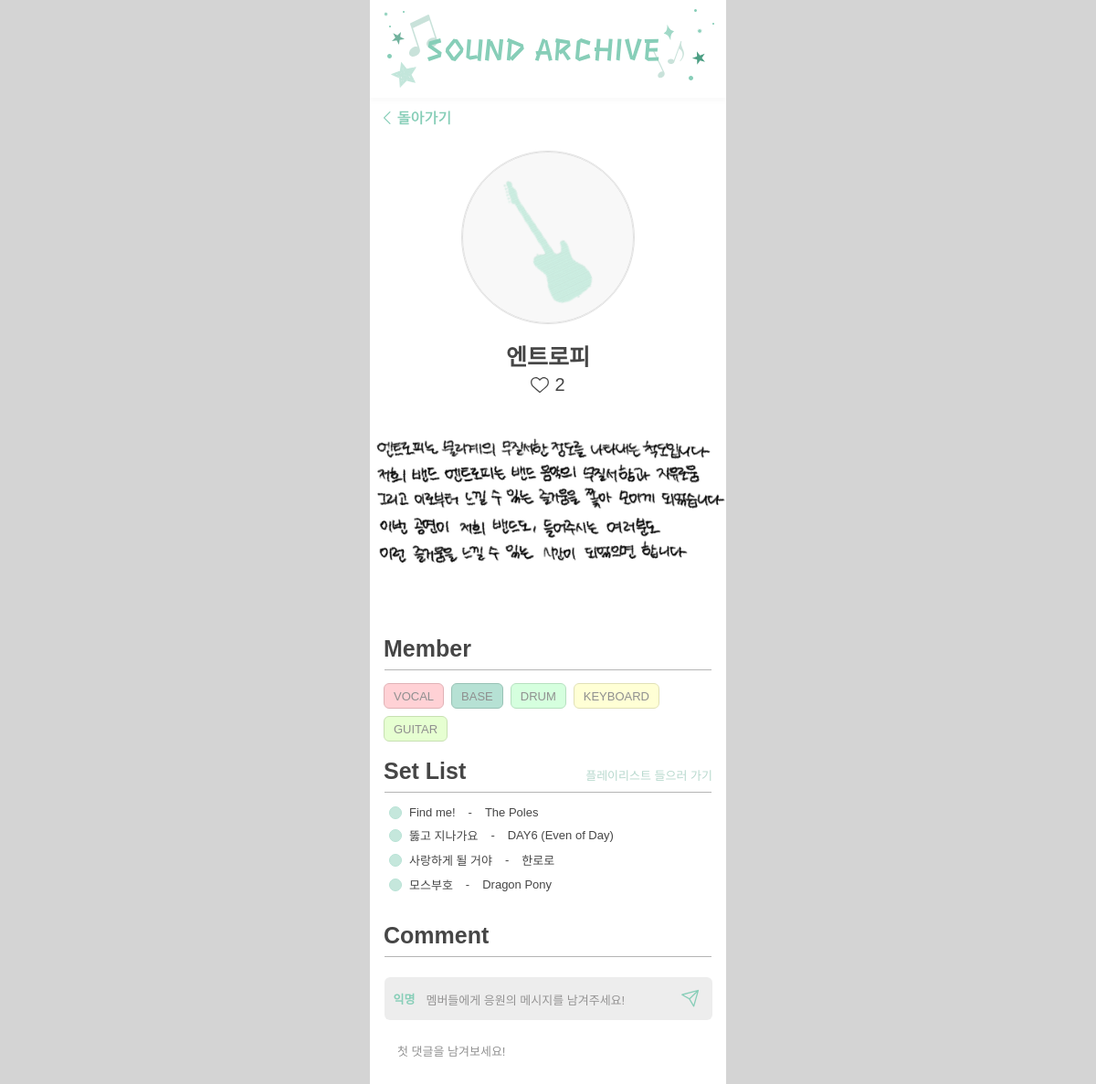
Screenshot of /bands/3/ with the database file from the repository.
### archive/models.py (models this page shows, shortened)
class Band(models.Model):
    PROFILE_IMAGE_CHOICES = [
        ('bands/images/blue_profile.png', '파란 프로필'),
        ('bands/images/undefined66_profile.png', 'Undefined66 프로필'),
        ('bands/images/what4ever_profile.png', 'WHAT4EVER 프로필'),
        ('bands/images/release_profile.png', '릴리즈 프로필'),
        ('bands/images/jazzpeople_profile.jpg', '재찾사 프로필'),
        ('bands/images/firstint_profile.png', '초심 프로필'),
        ('bands/images/rhythm_profile.jpg', '리듬군단 프로필'),
    ]
    DES_IMAGE_CHOICES = [
        ('bands/images/undefined66_des.jpg', 'Undefined66 소개'),
        ('bands/images/what4ever_des.jpeg', 'WHAT4EVER 소개'),
        ('bands/images/rhythm_des.jpeg', '리듬군단 소개'),
        ('bands/images/release_des.jpeg', '릴리즈 소개'),
        ('bands/images/baedangjoo_des.jpg', '배당주 소개'),
        ('bands/images/entrophy_des.jpeg', '엔트로피 소개'),
        ('bands/images/jazzpeople_des.jpeg', '재찾사 소개'),
        ('bands/images/firstint_des.jpg', '초심 소개'),
        ('bands/images/blue_des.png', '파란 소개'),
        ('bands/images/hathow9y_des.jpeg', '해쏘웨이 소개'),
    ]
    name = models.CharField(max_length=200)
    profile_image = models.CharField(max_length=200, choices=PROFILE_IMAGE_CHOICES, blank=True, null=True)
    description_image = models.CharField(max_length=200, choices=DES_IMAGE_CHOICES, blank=True, null=True)
    playlist_url = models.URLField(blank=True, null=True)  # "플레이리스트 들으러 가기" 링크
    likes_count = models.PositiveIntegerField(default=0)
    created_at = models.DateTimeField(default=timezone.now)
    class Meta:
        ordering = ['id']

class Member(models.Model):
    band = models.ForeignKey(Band, on_delete=models.CASCADE, related_name='members')
    role = models.CharField(max_length=100, blank=True)  # 역할 (ex. Vocal)
    order = models.PositiveIntegerField(default=0)
    class Meta:
        ordering = ['order']

class SetListItem(models.Model):
    band = models.ForeignKey(Band, on_delete=models.CASCADE, related_name='setlist')
    title = models.CharField(max_length=250)   # 노래 제목
    artist = models.CharField(max_length=200, blank=True)  # 가수
    order = models.PositiveIntegerField(default=0)
    class Meta:
        ordering = ['order']

### archive/views.py (the view)
# urls.py: path('bands/<int:pk>/', views.BandDetailView.as_view(), name='detail'),
class BandDetailView(DetailView):
    model = Band
    template_name = 'bands/detail.html'
    context_object_name = 'band'

### archive/templates/bands/detail.html (shortened to what this page needs)
{% extends 'bands/base.html' %}
{% load static %}
{% block content %}
<section class="detail-wrap" data-band-id="{{ band.id }}">
  <div class="detail-back">
    <a href="{% url 'archive:home' %}" class="back-btn" aria-label="뒤로">
      <img src="{% static 'bands/images/back_button.svg' %}" alt="뒤로가기">
    </a>
  </div>
  <div class="detail-profile">
    <div class="detail-profile-circle">
      <img
        src="{% if band.profile_image %}{% static band.profile_image %}{% else %}{% static 'bands/images/detail_profile.svg' %}{% endif %}"
        alt="{{ band.name }} 프로필"
        class="detail-profile-img">
    </div>
  </div>
  <div class="detail-title-like">
    <h1 class="detail-name">{{ band.name }}</h1>
    <div class="detail-like">
      <button class="heart-btn" type="button" aria-label="좋아요" data-liked="false">
        <img src="{% static 'bands/images/detail_heart_blank.svg' %}" alt="" class="heart-icon">
      </button>
      <span class="like-count">{{ band.likes_count }}</span>
    </div>
  </div>
  <div class="detail-desc-box">
    {% if band.description_image %}
      <img src="{% static band.description_image %}" alt="팀 설명 이미지" class="detail-desc-img">
    {% else %}
      <div class="detail-desc-placeholder"></div>
    {% endif %}
  </div>
  <section class="detail-section">
    <h2 class="section-title">Member</h2>
    <hr class="section-divider">
    <ul class="member-list">
      {% for m in band.members.all %}
        <li class="member-item">
          <span class="role-pill">{{ m.role|default:"" }}</span>
        </li>
      {% empty %}
        <li class="member-item empty-text">등록된 멤버 정보가 없습니다.</li>
      {% endfor %}
    </ul>
  </section>
  <section class="detail-section">
    <div class="setlist-head">
      <h2 class="section-title">Set List</h2>
      {% if band.playlist_url %}
        <a href="{{ band.playlist_url }}" target="_blank" rel="noopener" class="playlist-link">플레이리스트 들으러 가기</a>
      {% else %}
        <span class="playlist-link disabled">플레이리스트 들으러 가기</span>
      {% endif %}
    </div>
    <hr class="section-divider">
    <ul class="setlist">
      {% for s in band.setlist.all %}
        <li class="setlist-item">
          <span class="dot"></span>
          <span class="song-title">{{ s.title }}</span>
          <span class="dash">-</span>
          <span class="song-artist">{{ s.artist }}</span>
        </li>
      {% empty %}
        <li class="setlist-item empty-text">등록된 셋리스트가 없습니다.</li>
      {% endfor %}
    </ul>
  </section>
  <section class="detail-section">
    <h2 class="section-title">Comment</h2>
    <hr class="section-divider">
    <form id="comment-form" class="comment-form"
          action="{% url 'archive:add_comment' band.id %}" method="post"
          onsubmit="return false;">
      <div class="comment-input">
        <span class="anon-label">익명</span>
        <textarea name="text" id="comment-text" rows="2"
          placeholder="멤버들에게 응원의 메시지를 남겨주세요!" required></textarea>
        <button class="comment-send" type="submit" aria-label="전송">
          <img src="{% static 'bands/images/Messanger.svg' %}" alt="">
        </button>
      </div>
    </form>
    <ul id="comment-list" class="comment-list">
      {% for c in band.comments.all %}
        <li class="comment-item">
          <div class="comment-text">{{ c.text }}</div>
          <div class="comment-meta">{{ c.created_at|date:"Y-m-d H:i" }}</div>
        </li>
      {% empty %}
        <li class="comment-item empty-text">첫 댓글을 남겨보세요!</li>
      {% endfor %}
    </ul>
  </section>
</section>
{% endblock %}

### static/bands/css/styles.css (style rules this page uses)
:root { --sa-green:#87CEB8; --sa-green-dark:#4D9F84; --sa-text:#464646; --sa-gray:#F8F8F8; --sa-gray-line:#E1E1E1; --sa-divider:#B5B5B5; }
* { box-sizing: border-box; }
html, body { margin: 0; padding: 0; background: #d4d4d4; }
.sa-body { font-family: "Hancom Gothic", "Apple SD Gothic Neo", "Malgun Gothic", "Noto Sans KR", sans-serif; color: var(--sa-text); }
.heart-btn { border:0; background:none; padding:0; line-height:0; cursor:pointer; }
.heart-icon { width:20px; height:17px; }
.like-count { font-size:15px; }
.detail-wrap { position:relative; padding-bottom:40px; }
.detail-back { padding:14px 15px 0; }
.back-btn img { width:73px; height:16px; display:block; }
.detail-profile { margin-top:28px; display:flex; justify-content:center; }
.detail-profile-circle { width:190px; height:190px; border-radius:9999px; background:var(--sa-gray); border:1px solid var(--sa-gray-line); position:relative; overflow:hidden; }
.detail-profile-img { width:100%; height:100%; object-fit:contain; }
.detail-title-like { margin-top:24px; display:flex; flex-direction:column; align-items:center; gap:6px; }
.detail-name { font-size:25px; font-weight:700; line-height:1; margin:0; }
.detail-like { display:flex; align-items:center; gap:6px; }
.detail-like .heart-icon { width:20px; height:17px; }
.detail-like .like-count { font-size:20px; }
.detail-desc-box { margin-top: 26px; }
.detail-desc-img { display: block; max-width: 390px; max-height: none; }
.detail-section { padding:18px 15px 0; }
.section-title { font-size:25px; font-weight:700; margin:0 0 8px; }
.section-divider { width:358px; height:0; border:none; border-top:0.7px solid var(--sa-divider); margin:0 auto 14px; }
.member-list { list-style:none; margin:0; padding:0; display:flex; flex-wrap: wrap; gap: 8px; }
.member-item { margin: 0; }
.role-pill { padding: 0 10px; height:28px; display:inline-flex; align-items:center; justify-content:center; border-radius:6px; border:1px solid var(--sa-green); background-color:transparent; opacity:.6; font-size:13px; font-weight:400; color:var(--sa-text); white-space: nowrap; }
.setlist-head { display:flex; align-items:center; justify-content:space-between; }
.playlist-link { font-size:13px; color:var(--sa-green-dark); text-decoration:none; }
.playlist-link.disabled { opacity:.4; pointer-events:none; }
.setlist { list-style:none; margin:0; padding:0 0 6px; }
.setlist-item { position:relative; display:flex; align-items:center; gap:8px; padding-left:6px; margin:8px 0; }
.setlist-item .dot { width:14px; height:14px; border-radius:9999px; border:1px solid var(--sa-green); background-color:rgba(135,206,184,.8); opacity:.6; }
.song-title, .song-artist, .dash { font-size:13px; }
.dash { margin:0 6px; }
.comment-form { padding-top:8px; }
.comment-form, .comment-form * { font-family: inherit; }
.comment-input { width:359px; height:47px; margin:0 auto; border-radius:6px; background:rgba(86, 86, 86, 0.107); position:relative; display:flex; align-items:center; gap:8px; padding:7px 10px; }
.anon-label { color:var(--sa-green); font-weight:700; font-size:13px; }
#comment-text { flex:1; height:30px; border:none; background:transparent; color:#3e3e3ebc; font-size:13px; outline:none; padding:6px 4px; resize:none; overflow:hidden; }
#comment-text::placeholder { color: #949393; opacity: 1; font-size: 13px; }
.comment-send { border:0; background:none; padding:0; line-height:0; cursor:pointer; }
.comment-send img { width:24px; height:24px; }
.comment-list { list-style:none; margin:16px 0 0; padding:0 15px; }
.comment-item { padding:8px 0; border-top:0.7px solid var(--sa-divider); }
.comment-item:first-child { border-top:none; }
.empty-text { color:#777; opacity:.8; font-size:13px; }

### rows the page displays
Band: name "엔트로피", likes_count "2", description_image (picture)
Member: role "VOCAL"
Member: role "BASE"
Member: role "DRUM"
Member: role "KEYBOARD"
Member: role "GUITAR"
SetListItem: title "Find me!", artist "The Poles"
SetListItem: title "뚫고 지나가요", artist "DAY6 (Even of Day)"
SetListItem: title "사랑하게 될 거야", artist "한로로"
SetListItem: title "모스부호", artist "Dragon Pony"
